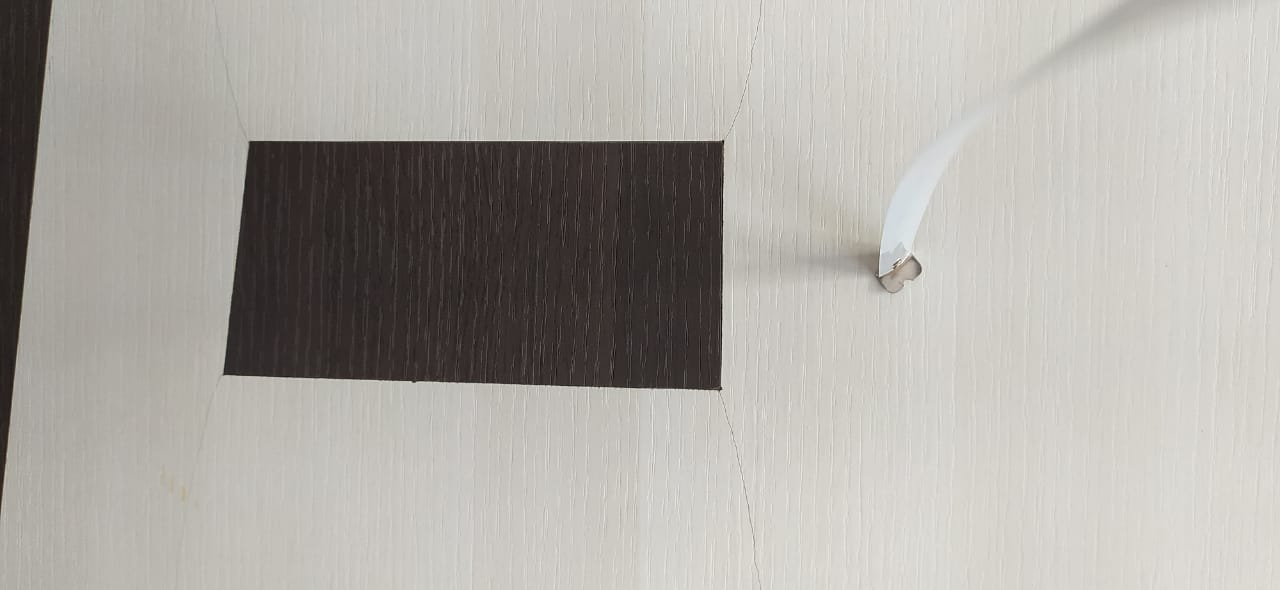
#> input picture TRF_task/images/1.jpeg, 1280 x 590 px
$ python Task.py   (older library calls are emulated)
#> lines starting #> are read from the running program, lines starting #| are printed output that depends on the picture; after the words box and inside, x2 and y2 are one past the last pixel; in counts of white or black regions, pixels touching at a corner belong together
import cv2
from imutils import paths
import numpy as np
import imutils

def find_object(image):

	gray = cv2.cvtColor(image, cv2.COLOR_BGR2GRAY)

	edged = cv2.Canny(gray, 35, 125)

	cnts = cv2.findContours( edged.copy(), cv2.RETR_LIST, cv2.CHAIN_APPROX_SIMPLE)

	cnts = imutils.grab_contours(cnts)

	c = max(cnts, key = cv2.contourArea)

	return cv2.minAreaRect(c)

def distance_to_camera(objWdth, fclLnth, perWdth):
	# calculating distance between camera and object
	return (objWdth * fclLnth) / perWdth

# object pre-defined distance from the camera
objDist = 12

# object pre-defined width
objWdth = 6.5

# reading pre-defined image
image = cv2.imread("images/1.jpeg")
#> image is the input picture: shape (590, 1280, 3); mean B, G, R 165.6, 170.8, 174.1
# finding contour in image
marker = find_object(image)
#> in find_object, `edged = cv2.Canny(gray, 35, 125)`:
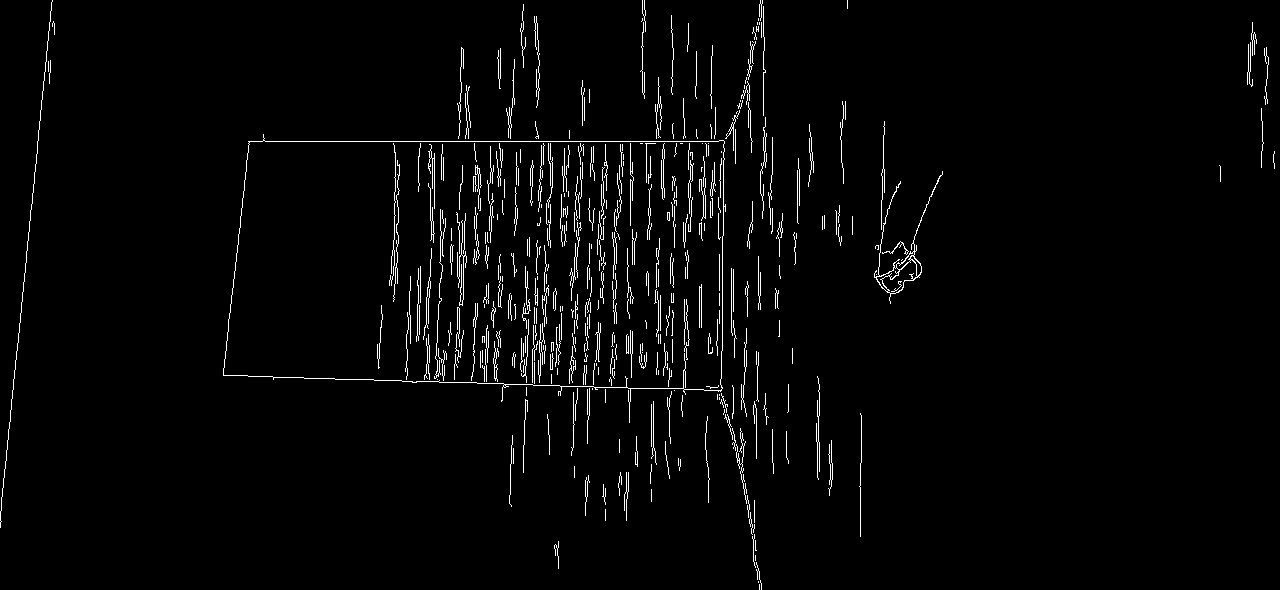
#> edged: shape (590, 1280); 2.5% white in thin lines or dots
#> in find_object, `cnts = cv2.findContours( edged.copy(), cv2.RETR_LIST, cv2.CHAIN_APPROX..`: cnts = 471 contours, 441 with area under 20; largest, box (x1, y1, x2, y2) and area: (223, 134, 726, 423) 117650, (223, 140, 725, 391) 117624, (874, 171, 943, 304) 944, (881, 259, 918, 294) 536, (876, 267, 900, 292) 140
#> in find_object, `c = max(cnts, key = cv2.contourArea)`: c = contour of 197 points, box (x1, y1, x2, y2) (223, 134, 726, 423), area 117650
#> marker = ((474.2, 277.6), (283.6, 499.3), -89.03)
# manipulating focal length through pre-defined data
fclLnth = (marker[1][0] * objDist) / objWdth
#> fclLnth = 523.5

lst = []
# accessing images from folder
for i in range(1, 5):
	lst.append(str(i) + '.jpeg')


# iterating through images and manipulating result
for imageName in lst:
	# reading images one after another
	image = cv2.imread('images/' + imageName)
	# getting contour
	marker = find_object(image)
	# finding distance
	distInch = distance_to_camera(objWdth, fclLnth, marker[1][0])
#> distInch = 12

	# drawing a box around the image
	box = cv2.cv.BoxPoints(marker) if imutils.is_cv2() else cv2.boxPoints(marker)
#> box = ((721.4, 423.6), (222.2, 415.1), (227, 131.6), (726.2, 140.1))
	box = np.int0(box)
#> box = [[721, 423], [222, 415], [227, 131], [726, 140]]
	cv2.drawContours(image, [box], -1, (0, 0, 0), 3)
	# displaying output on image
	cv2.putText(image, "%.2f Inch" % (distInch), (80, 50), cv2.FONT_HERSHEY_SCRIPT_SIMPLEX, 2, (255, 255, 255), 3)
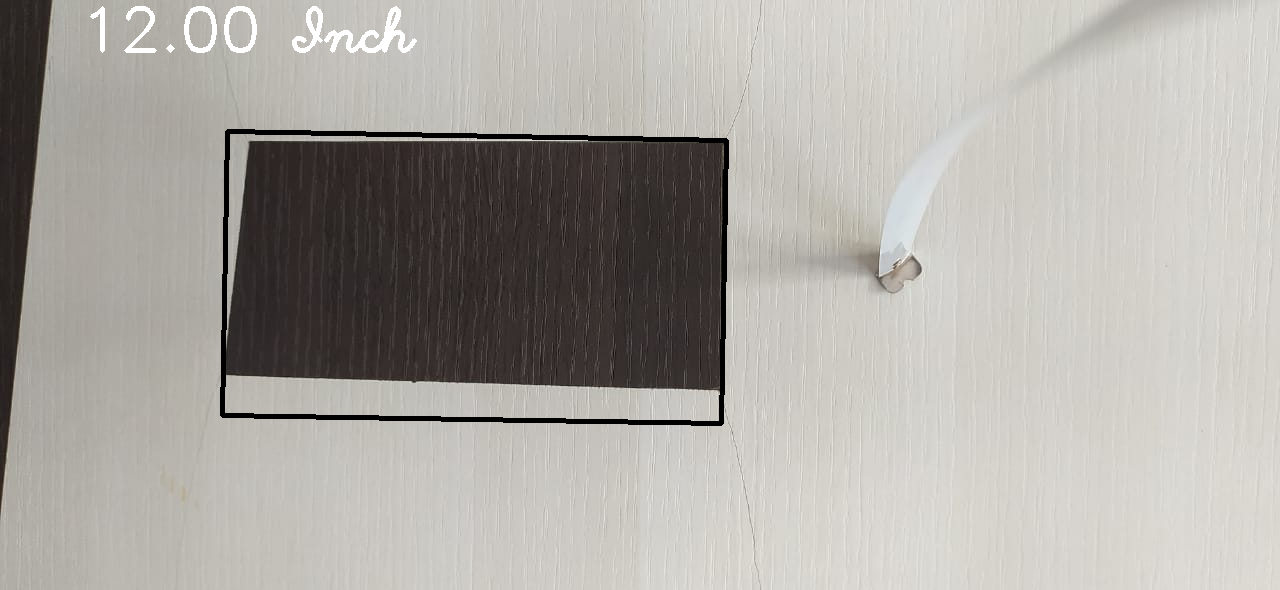
#> image: shape (590, 1280, 3); mean B, G, R 164.1, 169.2, 172.6
	print("Image-", imageName,  ": %.2f Inch" % (distInch))
#| Image- 1.jpeg : 12.00 Inch
	# full-screen window
	cv2.namedWindow('image- ' + imageName, cv2.WND_PROP_FULLSCREEN)
	cv2.setWindowProperty('image- ' + imageName, cv2.WND_PROP_FULLSCREEN, cv2.WINDOW_FULLSCREEN)
	# displaying image
	cv2.imshow("image- " + imageName, image)
	cv2.waitKey(0)
#> pass 2 of the loop `for imageName in lst:`:
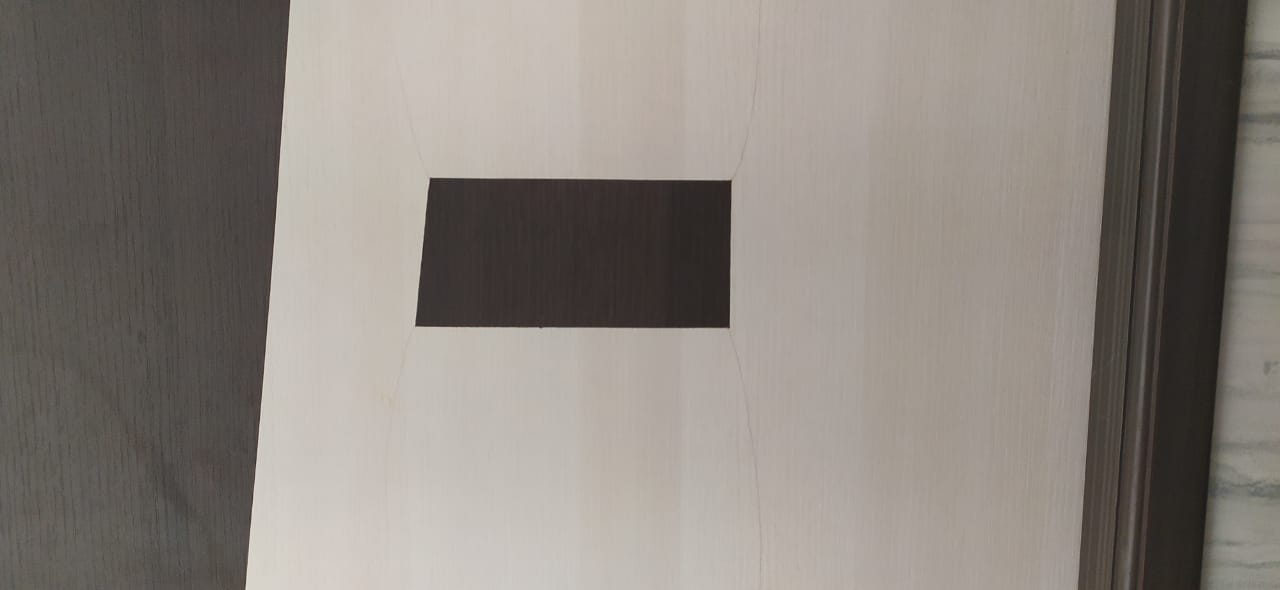
#> input picture TRF_task/images/2.jpeg, 1280 x 590 px
#> image is the input picture: shape (590, 1280, 3); mean B, G, R 125.3, 131.5, 138.2
#> in find_object (call 3), `edged = cv2.Canny(gray, 35, 125)`:
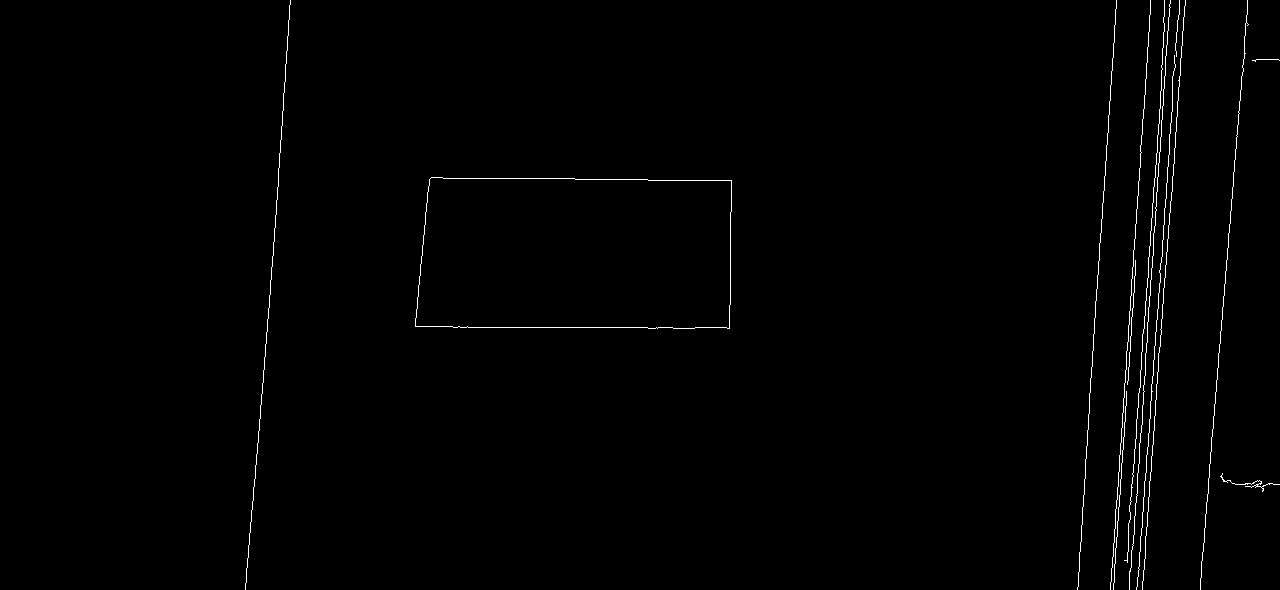
#> edged: shape (590, 1280); 0.8% white in thin lines or dots, all inside (x1, y1, x2, y2) = (245, 0, 1280, 590)
#> cnts = 16 contours, 14 with area under 20; largest, box (x1, y1, x2, y2) and area: (415, 177, 732, 329) 45706, (415, 177, 732, 329) 45705
#> c = contour of 64 points, box (x1, y1, x2, y2) (415, 177, 732, 329), area 45706
#> `marker = find_object(image)`: marker = ((573.1, 253), (149.9, 315.2), -89.57)
#> distInch = 22.7
#> `box = cv2.cv.BoxPoints(marker) if imutils.is_cv2() else cv2.boxPoints(..`: box = ((730.1, 329.1), (414.9, 326.7), (416.1, 176.8), (731.2, 179.2))
#> `box = np.int0(box)`: box = [[730, 329], [414, 326], [416, 176], [731, 179]]
#> `cv2.putText(image, "%.2f Inch" % (distInch), (80, 50), cv2.FONT_HERSHE..`:
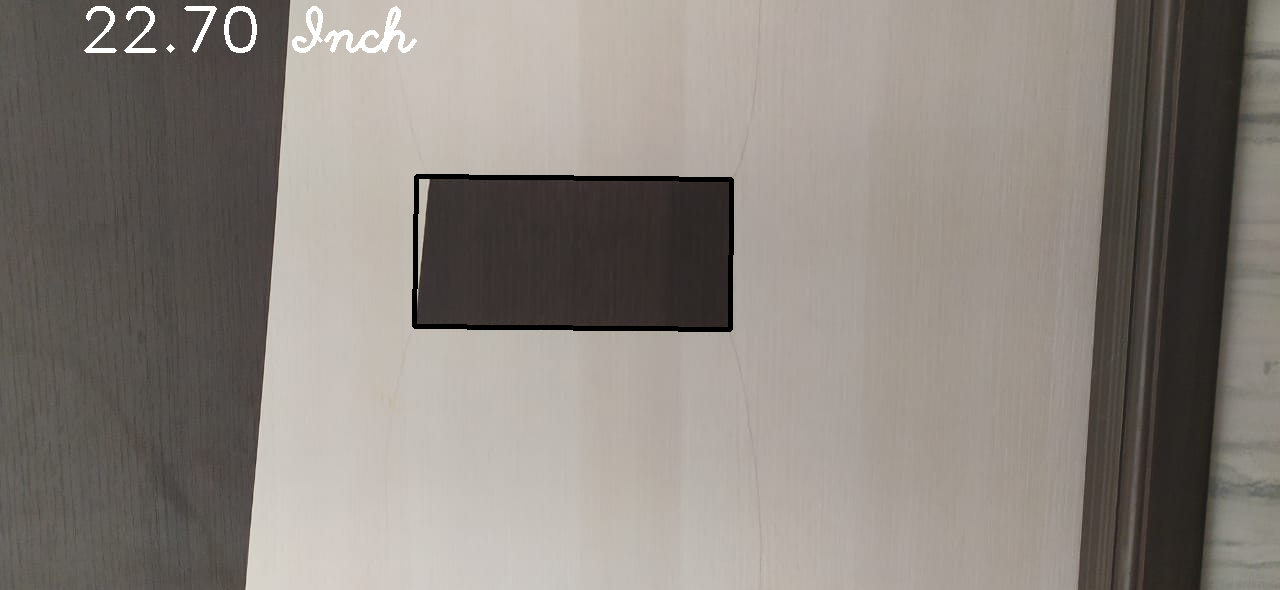
#> image: shape (590, 1280, 3); mean B, G, R 125.1, 131.3, 137.9
#| Image- 2.jpeg : 22.70 Inch
#> pass 3 of the loop `for imageName in lst:`:
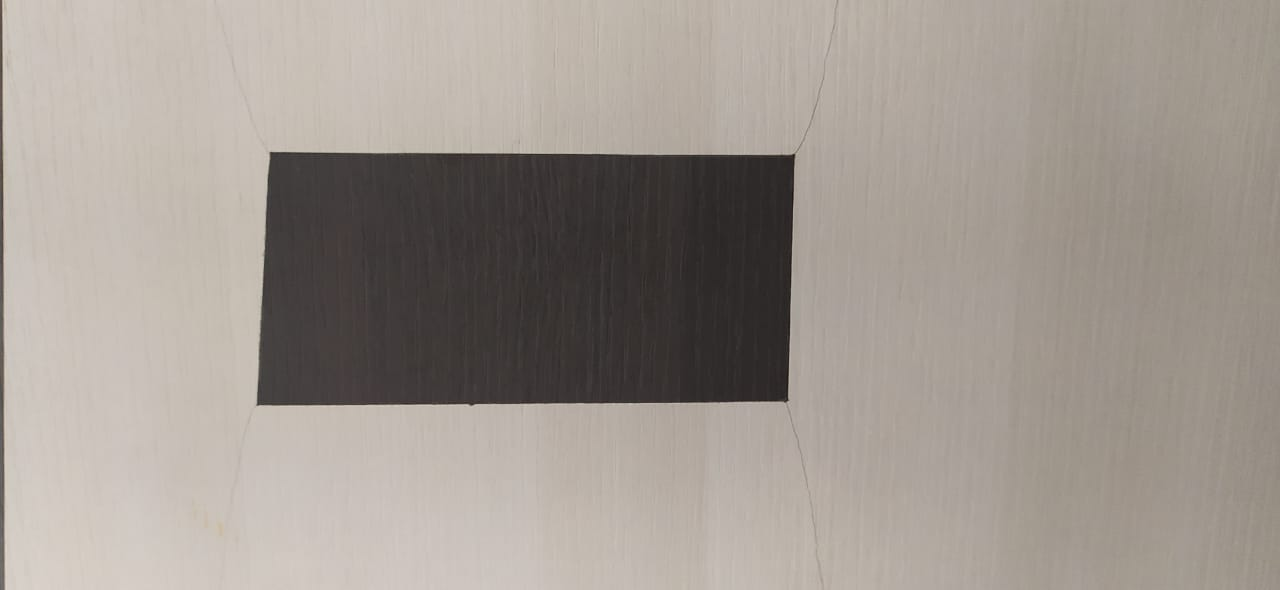
#> input picture TRF_task/images/3.jpeg, 1280 x 590 px
#> image is the input picture: shape (590, 1280, 3); mean B, G, R 144.7, 152, 160.2
#> in find_object (call 4), `edged = cv2.Canny(gray, 35, 125)`:
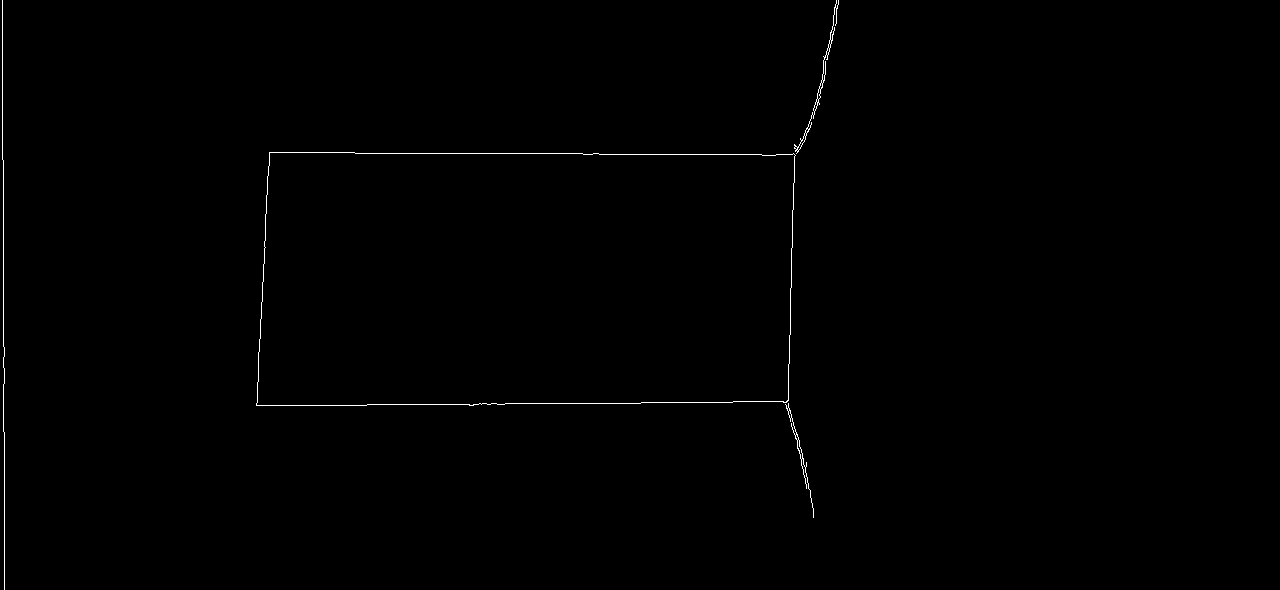
#> edged: shape (590, 1280); 0.36% white in thin lines or dots, all inside (x1, y1, x2, y2) = (2, 0, 839, 590)
#> cnts = 22 contours, 14 with area under 20; largest, box (x1, y1, x2, y2) and area: (256, 152, 796, 406) 132086, (256, 152, 796, 406) 132080, (794, 0, 839, 154) 175, (785, 403, 814, 518) 80, (797, 439, 803, 460) 41, (797, 135, 806, 151) 34, (817, 88, 821, 100) 23, (813, 101, 818, 112) 20
#> c = contour of 86 points, box (x1, y1, x2, y2) (256, 152, 796, 406), area 132086
#> `marker = find_object(image)`: marker = ((525.5, 279), (253.2, 538.4), -89.87)
#> distInch = 13.44
#> `box = cv2.cv.BoxPoints(marker) if imutils.is_cv2() else cv2.boxPoints(..`: box = ((794.4, 406.2), (256, 405), (256.6, 151.8), (795, 153))
#> `box = np.int0(box)`: box = [[794, 406], [255, 405], [256, 151], [795, 153]]
#> `cv2.putText(image, "%.2f Inch" % (distInch), (80, 50), cv2.FONT_HERSHE..`:
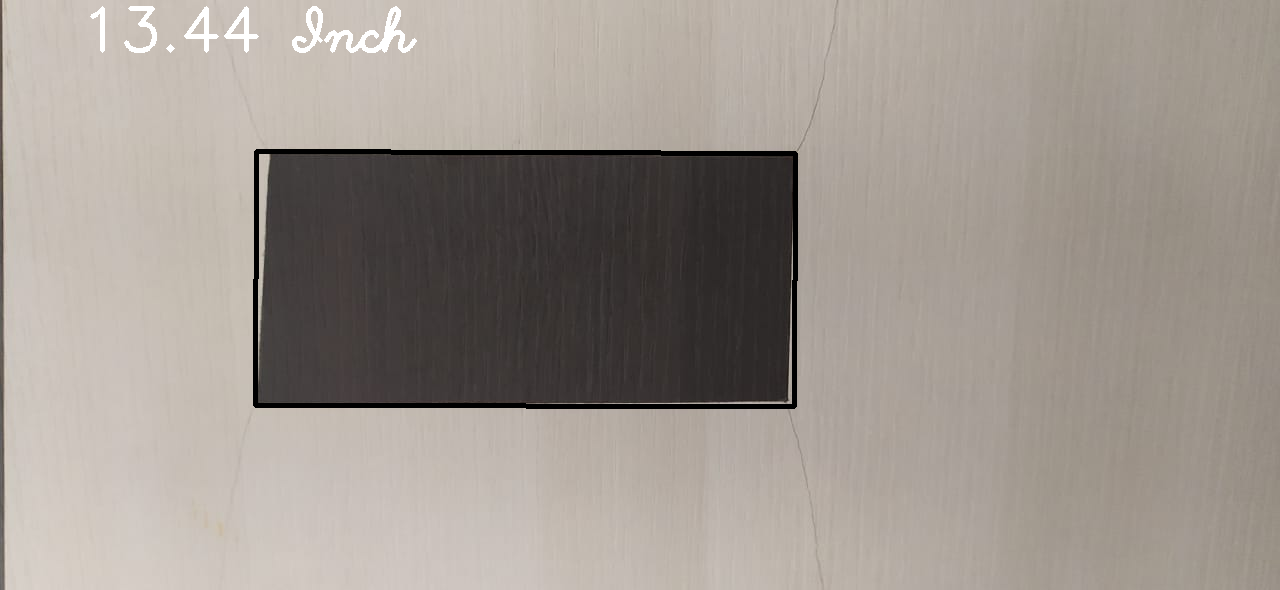
#> image: shape (590, 1280, 3); mean B, G, R 143.5, 150.7, 158.7
#| Image- 3.jpeg : 13.44 Inch
#> (the run stopped early here; a loop or call above may not have finished)
